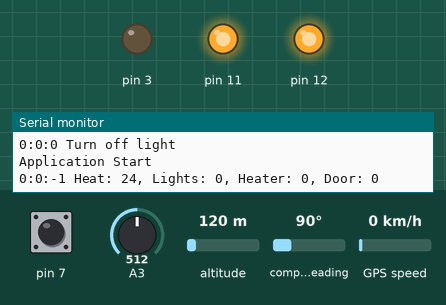
Simulated run of this sketch. Board: Arduino Uno, built with avr-gcc and run on an emulated ATmega328P. On the bench: output pins drawn as LEDs (lit = HIGH), the last lines printed to the serial monitor. Dashed ring = blinking. The test bench sets the inputs (shaded band); at power-on: pin 7 LOW, A3 = 512, altitude 120 m, compass heading 90°, GPS speed 0 km/h. The GPS gets a fix after 3 s at 37.7749, -122.4194 with 8 satellites.

Above: at 1.2 s.
1.3 s: pin 7 driven HIGH
At 2.8 s:
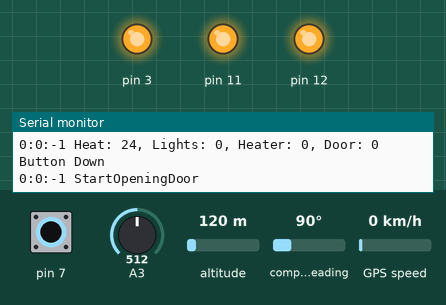
3.3 s: pin 7 driven LOW
At 4.0 s:
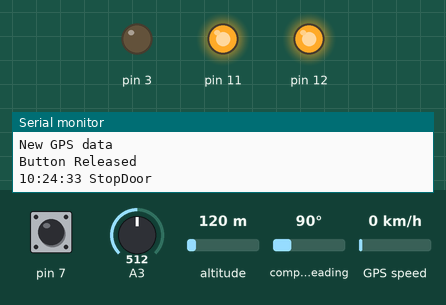
4.8 s: pin 7 pulsed HIGH 5 times (0.12 s each, 0.3 s apart)
At 5.07 s:
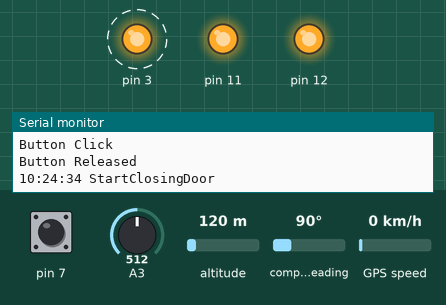
7.8 s: A3 set to 328
11.1 s: A3 set to 305
At 12.3 s:
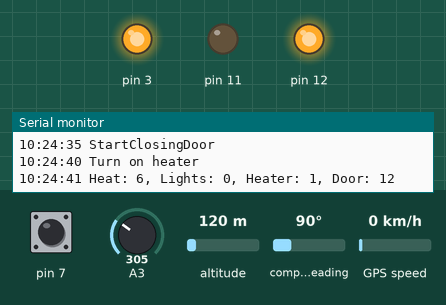
12.6 s: pin 7 pulsed HIGH 2 times (0.12 s each, 0.3 s apart)
At 40.1 s:
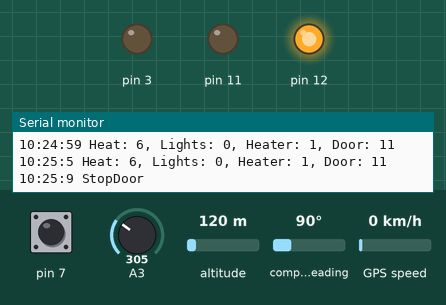
Timing chart, 0 to 40.6 s (numbered marks = the images above; inputs shaded):
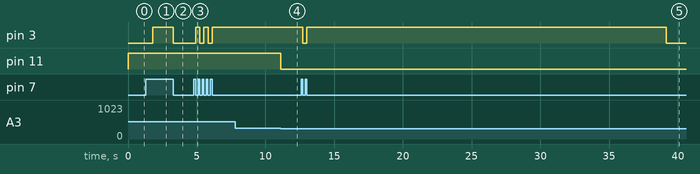

The sketch:

HenHouseController.ino
```cpp
#include "StateReader.h"
#include "GpsReader.h"
#include "ThermoReader.h"
#include "ButtonReader.h"
#include "InternetReader.h"
#include "StateMutator.h"
#include "HeaterMutator.h"
#include "DoorMutator.h"
#include "LightMutator.h"
#include "Logger.h"

class Applictaion
{
  private:
	State _state = State();
	Logger _logger = Logger();
	long _lastReport;

	StateReader *_stateReaders[3]{
		new GpsReader(),
		new ThermoReader(),
		new ButtonReader(),
		//new InternetReader()
	};

	StateMutator *_stateMutators[3]{
		new DoorMutator(&_logger),
		new HeaterMutator(&_logger),
		new LightMutator(&_logger)};

	long GetTimeSeconds(long hours, long minutes, long seconds)
	{
		return (hours * 60 * 60) + (minutes * 60) + seconds;
	}

  public:
	Applictaion()
	{
		Serial.println("Application Start");

		//* Enviroment
		_state.Time = -1; // GetTimeSeconds(6,0,0); //* _state.Time updated in TimeReader

		//* Things
		_state.LightsOn = false;
		_state.DoorState = 0;
		_state.HeaterOn = false;

		//* User actions
		_state.ButtonClicked = false;

		//* goals
		_state.HeatGoal = 10;

		_state.LightsOnTime = GetTimeSeconds(16, 0, 0);
		_state.LightsOffTime = GetTimeSeconds(10, 0, 0);

		_state.DoorActivationDuration = 26;
		_state.DoorOpenTime = GetTimeSeconds(8, 0, 0);
		_state.DoorCloseTime = GetTimeSeconds(21, 30, 0);

		//* Log
		_state.DoorActivationTime = 0;
		_state.HeaterChangedTime = 0;
		_state.TimeFactor = 1;
	}


	void Loop()
	{
		for (int i = 0; i < sizeof(_stateReaders) / sizeof(int); i++)
		{
			_state = _stateReaders[i]->ReadState(_state);
		}


		_logger.SetTime(_state.Time);

		for (int i = 0; i < sizeof(_stateMutators) / sizeof(int); i++)
		{
			_state = _stateMutators[i]->MutateState(_state);
		}


		//if(millis() - _lastReport > 600000 / _state.TimeFactor)
		if(millis() - _lastReport > 6000 / _state.TimeFactor)
		{
			char buffer [255];
			sprintf(buffer,"Heat: %d, Lights: %d, Heater: %d, Door: %d",_state.Heat,_state.LightsOn,_state.HeaterOn,_state.DoorState);
			_logger.Debug(buffer);

			_lastReport = millis();
		}


	}
};

Applictaion app;

void setup()
{
	Serial.begin(9600);
	Serial.println("Setup");

	//InternetReader * ir = new InternetReader();

	app = Applictaion();
}

void loop()
{
	app.Loop();
}
```

Measured:
- the behaviour switches between 321 and 320 on A3 (found by bisection; images 3 and 4)
- after the input at 1.3 s, pin 3: LOW → HIGH after 0.50 s instead of 1.8 s
- after the input at 3.3 s, pin 3: HIGH → LOW at once
- after the input at 4.8 s, pin 3: alternates HIGH for 0.30 s and LOW for 0.30 s, 5 changes in all, then stays HIGH, starting after 0.12 s
- after the input at 7.8 s, every drawn part: stays the same
- after the input at 11.1 s, pin 11: HIGH → LOW at once
- after the input at 12.6 s, pin 3: HIGH → LOW after 0.12 s instead of 19.5 s
